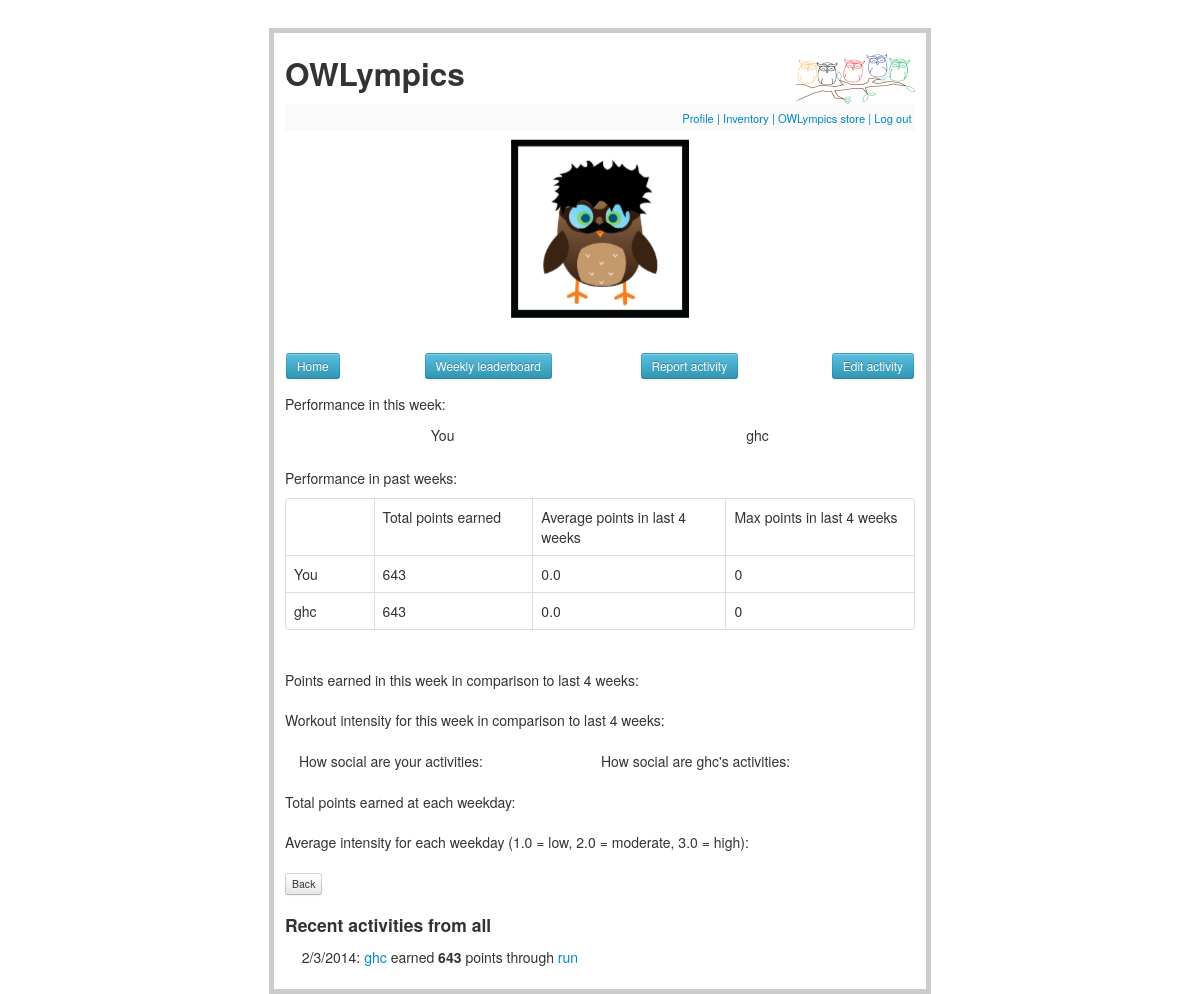
/view_chart/ghc (signed in), run on the app's committed database.
### tables this page shows
CREATE TABLE activities (
  id integer primary key autoincrement,
  username string not null,
  year integer,
  month integer,
  day integer,
  activity string not null,
  ppl integer,
  low integer,
  moderate integer,
  high integer,
  newpoints integer,
  isthisweek integer,
  note string not null,
  rate integer,
  happiness integer,
  activeness integer,
  hour integer,
  minute integer, 
  second integer
);

### owlympics.py (the view)
@app.route('/view_chart/<string:username>', methods=['GET', 'POST'])
def view_chart(username):
    if not session.get('logged_in'):
        return redirect(url_for('login'))
    db = get_db()
    me = session.get('username')
    cur = db.execute('select newpoints from activities where username = ? and isthisweek = 1', [username])
    newpoints = [row[0] for row in cur.fetchall()]
    points = sum(newpoints)
    level_ind = 'red'
    points_more_same = 200 - points
    points_more_next = 400 - points
    if points_more_same < 0:
        points_more_same = 0
        level_ind = 'yellow'
    if points_more_next < 0:
        points_more_next = 0
        level_ind = 'green'
    cur = db.execute('select * from points where username = ?', [username])
    levels = [row[2] for row in cur.fetchall()]
    level = levels[0]
    [intensity_weekday, points_weekday, points_week, low_week, moderate_week, high_week, tweek, weeks, social, activity_type] \
                            = prepare_data.past_activities(DATABASE, username)
    avg_points_week = (points_week[tweek-4] + points_week[tweek-3] + points_week[tweek-2] + points_week[tweek-1]) / 4
    max_points_week = max([points_week[tweek-4], points_week[tweek-3], points_week[tweek-2], points_week[tweek-1]])
    total_points_week = sum(points_week)
    cur = db.execute('select newpoints from activities where username = ? and isthisweek = 1', [me])
    newpoints_me = [row[0] for row in cur.fetchall()]
    points_me = sum(newpoints_me)
    level_ind_me = 'red'
    points_more_same_me = 200 - points_me
    points_more_next_me = 400 - points_me
    if points_more_same_me < 0:
        points_more_same_me = 0
        level_ind_me = 'yellow'
    if points_more_next_me < 0:
        points_more_next_me = 0
        level_ind_me = 'green'
    cur = db.execute('select * from points where username = ?', [me])
    levels_me = [row[2] for row in cur.fetchall()]
    level_me = levels_me[0]
    [intensity_weekday_me, points_weekday_me, points_week_me, low_week_me, moderate_week_me, high_week_me, tweek, weeks_me, social_me, activity_type_me] \
                            = prepare_data.past_activities(DATABASE, me)
    avg_points_week_me = (points_week_me[tweek-4] + points_week_me[tweek-3] + points_week_me[tweek-2] + points_week_me[tweek-1]) / 4
    max_points_week_me = max([points_week_me[tweek-4], points_week_me[tweek-3], points_week_me[tweek-2], points_week_me[tweek-1]])
    total_points_week_me = sum(points_week_me)
    return render_template('view_chart.html',
                            points = points, points_more_same = points_more_same, points_more_next = points_more_next,
                            level_ind = level_ind, level = level,
                            points_week = points_week, points_weekday = points_weekday, intensity_weekday = intensity_weekday,
                            avg_points_week = avg_points_week, max_points_week = max_points_week, total_points_week = total_points_week,
                            low_week = low_week, moderate_week = moderate_week, high_week = high_week, tweek = tweek, weeks = weeks, social = social,
                            activity_type = activity_type,
                            \
                            points_me = points_me, points_more_same_me = points_more_same_me, points_more_next_me = points_more_next_me,
                            level_ind_me = level_ind_me, level_me = level_me,
                            points_week_me = points_week_me, points_weekday_me = points_weekday_me, intensity_weekday_me = intensity_weekday_me,
                            avg_points_week_me = avg_points_week_me, max_points_week_me = max_points_week_me, total_points_week_me = total_points_week_me,
                            low_week_me = low_week_me, moderate_week_me = moderate_week_me, high_week_me = high_week_me, social_me = social_me,
                            activity_type_me = activity_type_me,
                            \
                            activities = activity_feed(),
                            username = username, me = me
                            )

### owlympics.py (called while the page is built)
def get_db():
    top = _app_ctx_stack.top
    if not hasattr(top, 'sqlite_db'):
        top.sqlite_db = sqlite3.connect(app.config['DATABASE'])
    return top.sqlite_db

@app.teardown_appcontext
def close_db_connection(exception):
    top = _app_ctx_stack.top
    if hasattr(top, 'sqlite_db'):
        top.sqlite_db.close()

def get_realname(username):
    db = get_db()
    username = str(username)
    cur = db.execute('select firstname, lastname from profiles where username = ?', [username])
    realnames = [dict(firstname=row[0], lastname=row[1]) for row in cur.fetchall()]
    if len(realnames) == 0:
        return ''
    else:
        realname = realnames[0]
        return str(realname['firstname']) + ' ' + (realname['lastname'])

def get_namepref(username):
    db = get_db()
    username = str(username)
    cur = db.execute('select userealname from profiles where username = ?', [username])
    userealnames = [dict(use=row[0]) for row in cur.fetchall()]
    if len(userealnames) == 0:
        return 0
    else:
        userealname = userealnames[0]
        if (userealname['use'] == 'true'):
            return 1
        else:
            return 0

def activity_feed():
    db = get_db()
    cur = db.execute('select * from activities order by id desc')
    num_activities = 3
    activities = [dict(aid=row[0], username=row[1], year=row[2], month=row[3], day=row[4], activity=row[5], newpoints=row[10],
                       realname=get_realname(row[1]), userealname=get_namepref(row[1])) for row in cur.fetchall()]
    if len(activities) > num_activities:
        activities = activities[0:num_activities]
    return activities

### prepare_data.py (called while the page is built)
def get_db(DATABASE):
    con = None
    con = lite.connect(DATABASE)
    cur = con.cursor()
    return cur

### templates/view_chart.html (shortened to what this page needs)
{% extends "profile.html" %}
{% block profile %}
  {% if session.logged_in %}
  <form id="view_chart">
        <dl>
                <dt>Performance in this week:
                <table border="0" align="center" style="table-layout:fixed;">
                <tr>
                <td align="center" style="width:400px;">You</td>
                <td align="center" style="width:400px;">{{username}}</td>
                </tr>
                <tr>
                <td align="right" style="width:400px;">
                </td>
                <td align="right" style="width:400px;">
                </td>
                </tr>
                </table>
                <br />
                <dt>Performance in past weeks:
                <table align="center" class="table table-bordered">
                        <tr>
                        <td align="center" style="width:100px;"> </td>
                        <td align="center" style="width:200px;">Total points earned</td>
                        <td align="center" style="width:250px;">Average points in last 4 weeks</td>
                        <td align="center" style="width:250px;">Max points in last 4 weeks</td>
                        </tr>
                        <tr>
                        <td align="center" style="width:100px;">You</td>
                        <td align="center" style="width:200px;">{{total_points_week_me}}</td>
                        <td align="center" style="width:250px;">{{avg_points_week_me}}</td>
                        <td align="center" style="width:250px;">{{max_points_week_me}}</td>
                        </tr>
                        <tr>
                        <td align="center" style="width:100px;">{{username}}</td>
                        <td align="center" style="width:200px;">{{total_points_week}}</td>
                        <td align="center" style="width:250px;">{{avg_points_week}}</td>
                        <td align="center" style="width:250px;">{{max_points_week}}</td>
                        </tr>
                </table>
                <br />
                <dt>Points earned in this week in comparison to last 4 weeks:
                <br />
                <dt>Workout intensity for this week in comparison to last 4 weeks:
                <br />
                <table border="0" align="center" style="table-layout:fixed;">
                <tr>
                <td align="left" style="width:300px;">
                <dt>How social are your activities:
                </td>
                <td align="left" style="width:300px;">
                <dt>How social are {{username}}'s activities:
                </td>
                </tr>
                </table>
                <br />
                <dt>Total points earned at each weekday:
                <br />
                <dt>Average intensity for each weekday (1.0 = low, 2.0 = moderate, 3.0 = high):
        </dl>
        <input type=button class="btn btn-mini" value=Back onClick="history.go(-1);return true;">
  </form>
  {% endif %}
{% endblock %}

### templates/profile.html (shortened to what this page needs)
{% extends "layout.html" %}
{% block body %}
        {% if session.logged_in %}
                <table border="0" align="center" style="table-layout:fixed;">
                <tr>
                <td align="left" style="width:100px;"><input type=button class="btn btn-small btn-info" onclick="location.href='{{ url_for('home') }}'" value="Home"></td>
                <td align="center" style="width:250px;"><input type=button class="btn btn-small btn-info" onclick="location.href='{{ url_for('leaderboard') }}'" value="Weekly leaderboard"></td>
                {% if session.admin %}
                <td align="center" style="width:200px;"><input type=button class="btn btn-small btn-info" onclick="location.href='{{ url_for('manage_user') }}'" value="Manage user"></td>
                {% else %}
                <td align="center" style="width:200px;"><input type=button class="btn btn-small btn-info" onclick="location.href='{{ url_for('report_activity') }}'" value="Report activity"></td>
                {% endif %}
                <td align="right" style="width:150px;" ><input type=button class="btn btn-small btn-info" onclick="location.href='{{ url_for('edit_activity') }}'" value="Edit activity"></td>
                </tr>
                </table>
        {% endif %}
        {% block profile %}
        {% endblock %}
        {% if activities %}
                <h4>Recent activities from all</h4>
                <ul class=entries>
                {% for activity in activities %}
                        {% if activity.userealname %}
                                <li>{{activity.month}}/{{activity.day}}/{{activity.year}}: <a href="/view_username/{{activity.username}}">{{activity.realname}}</a> earned <strong>{{activity.newpoints}}</strong> points through <a href="/view_activity/{{activity.aid}}">{{activity.activity}}</a>
                        {% else %}
                                <li>{{activity.month}}/{{activity.day}}/{{activity.year}}: <a href="/view_username/{{activity.username}}">{{activity.username}}</a> earned <strong>{{activity.newpoints}}</strong> points through <a href="/view_activity/{{activity.aid}}">{{activity.activity}}</a>
                        {% endif %}
                {% endfor %}
                </ul>
        {% endif %}
{% endblock %}

### templates/layout.html (shortened to what this page needs)
<!doctype html>
<link rel=stylesheet type=text/css href="{{ url_for('static', filename='style.css') }}">
<link rel=stylesheet type=text/css href="{{ url_for('static', filename='bootstrap.css') }}">
<link rel=stylesheet type=text/css href="{{ url_for('static', filename='cube.css') }}">
<link rel=stylesheet type=text/css href="{{ url_for('static', filename='avatar.css') }}">
<div class=page>
        <h2>OWLympics
                <img src="\static\owls_branch_LOGO2.png" width="120" height="50" align="right" >
        </h2>
        <div class=metanav>
                {% if not session.logged_in %}
                        <a href="{{ url_for('register') }}">Register</a>
                        <a>|</a>
                        <a href="{{ url_for('login') }}">Log in</a>
                {% else %}
                        <a href="{{ url_for('profile_home') }}">Profile</a>
                        <a>|</a>
                        <a href="{{ url_for('gym') }}">Inventory</a>
                        <a>|</a>
                        <a href="{{ url_for('store') }}">OWLympics store</a>
                        <a>|</a>
                        <a href="{{ url_for('logout') }}">Log out</a>
                {% endif %}
        </div>
        <table align="center" border="0">
                {% set rank = 0 %}
                {% set cube_id = -1 %}
                {% for activity in activities %}
                        {% set rank = rank + 1 %}
                        {% set cube_id = cube_id + 1 %}
                        {% if rank == 1 %}
                        <tr style="height:200px;">
                        {% endif %}
                        <td align="center" style="width:200px;">
                                <div id="experiment">
                                        <div id="cube_{{cube_id}}" class="cubewrapper">
                                                <div class="face one">
                                                </div>
                                                <div class="face two">
                                                        <div class="avatar" style="background-image:
                                                                url('static/avatar/Accessories/handlebar.png'),
                                                                url('static/avatar/Hair/the_cure.png'),
                                                                url('static/avatar/Glasses/goggles.png'),
                                                                url('static/avatar/Owls/standard_owl_template.png');">
                                                        </div>
                                                </div>
                                                <div class="face three">
                                                </div>
                                                <div class="face four">
                                                </div>
                                                <div class="face five">
                                                </div>
                                                <div class="face six">
                                                </div>
                                        </div>
                                </div>
                        </td>
                {% endfor %}
                </tr>
        </table>
        {% block body %}
        {% endblock %}
</div>

### static/style.css (style rules this page uses)
a, h1, h2 { color: #377BA8; }
h1, h2 { font-family: 'Georgia', serif; margin: 0; }
h2 { font-size: 1.2em; }
.page { margin: 2em auto; width: 45em; border: 5px solid #ccc; padding: 0.8em; background: white; }
.entries { list-style: none; margin: 0; padding: 0; }
.entries li { margin: 0.8em 1.2em; }
.metanav { text-align: right; font-size: 0.8em; padding: 0.3em; margin-bottom: 1em; background: #fafafa; }

### static/cube.css (style rules this page uses)
.cubewrapper { position: relative; margin: 0 auto; height: 160px; width: 160px; -webkit-transition: -webkit-transform 1s linear; -webkit-transform-style: preserve-3d; }
.face { position: absolute; height: 160px; width: 160px; padding: 0px; }
.cubewrapper .one { -webkit-transform: rotateX(90deg) translateZ(80px); }
.cubewrapper .two { -webkit-transform: translateZ(80px); }
.cubewrapper .three { -webkit-transform: rotateY(90deg) translateZ(80px); }
.cubewrapper .four { -webkit-transform: rotateY(180deg) translateZ(80px); }
.cubewrapper .five { -webkit-transform: rotateY(-90deg) translateZ(80px); }
.cubewrapper .six { -webkit-transform: rotateX(-90deg) translateZ(80px) rotate(180deg); }

### data on the page
activities: month "2", day "3", year "2014", username "ghc", newpoints "643", activity "run"

### other printed values
{{ username }} "ghc"
{{ total_points_week_me }} "643"
{{ avg_points_week_me }} "0.0"
{{ max_points_week_me }} "0"
{{ total_points_week }} "643"
{{ avg_points_week }} "0.0"
{{ max_points_week }} "0"
